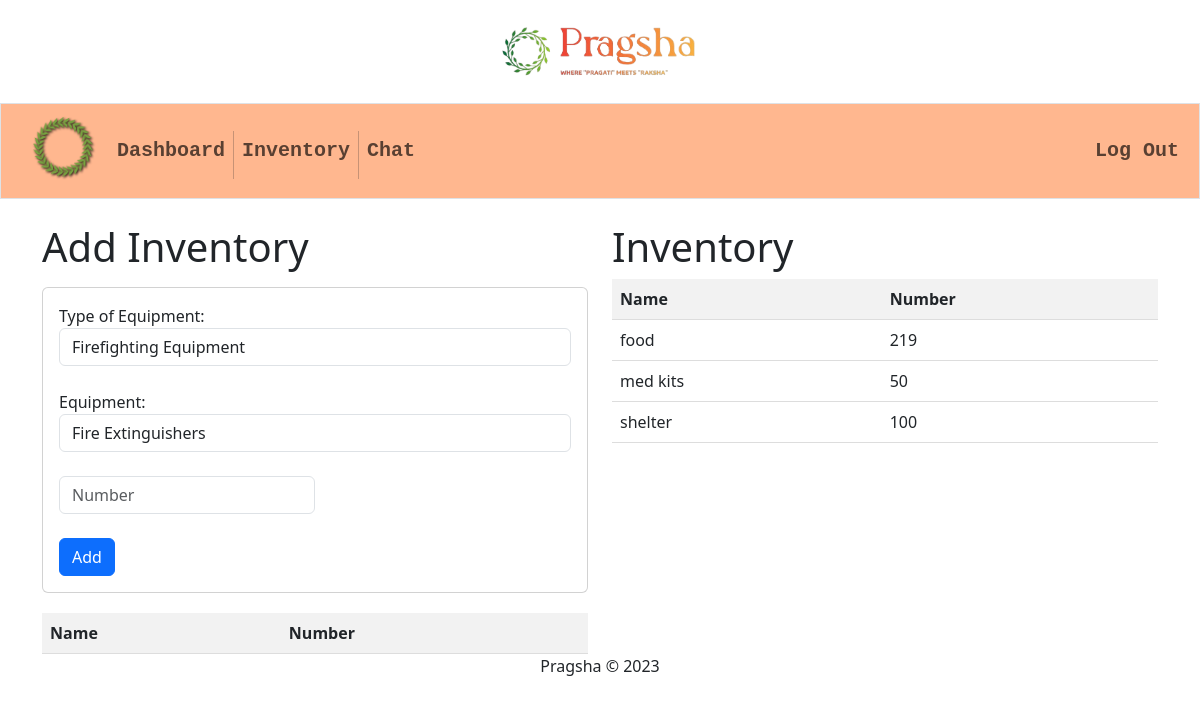
Before: /agency/inventory/ (signed in) with the older database file.
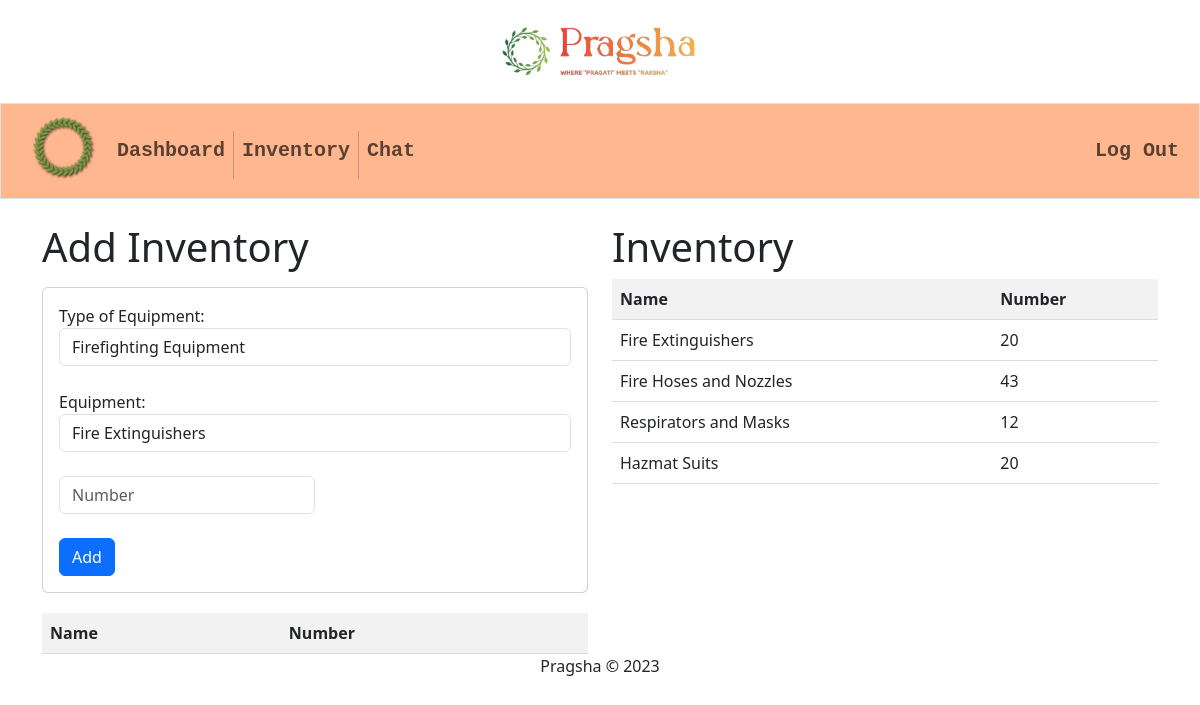
After: the same page with the newer database file.
### agency/models.py (models this page shows)
class Inventory(models.Model):
    inventory_id = models.AutoField(primary_key=True)
    agency_id = models.ForeignKey(Agency, on_delete=models.CASCADE)
    name = models.CharField(max_length=100)
    number = models.IntegerField()

### agency/views.py (the view)
# urls.py: path("inventory/", views.add_inventory, name="inventory"),
@csrf_exempt
def add_inventory(request):
    if request.method == "POST":
        name = request.POST["name"]
        number = request.POST["number"]
        agency_id = Agency.objects.get(
            agency_id=request.session["agency_id"]
        )
        if Inventory.objects.filter(
            name=name,
            agency_id=agency_id
            ).exists():
            Inventory.objects.filter(
                name=name,
                agency_id=agency_id,
            ).update(
                number=Inventory.objects.filter(
                    name=name,
                    agency_id=agency_id,
                )
                .values("number")
                .first()["number"]
                + int(number)
            )
            data = {
                "id": Inventory.objects.filter(
                    name=name,
                    agency_id=agency_id,
                )
                .values("inventory_id")
                .first()["inventory_id"],
                "name": name,
                "number": Inventory.objects.filter(
                    name=name,
                    agency_id=agency_id,
                )
                .values("number")
                .first()["number"],
            }
        else:
            inventory = Inventory(
                agency_id=agency_id,
                name=name,
                number=number,
            )
            inventory.save()
            data = {
                "id": inventory.inventory_id,
                "name": inventory.name,
                "number": inventory.number,
            }
        return JsonResponse({"status": "success", "data": data})
    else:
        inv = Inventory.objects.filter(agency_id=request.session["agency_id"]).values()
        return render(
            request, "agency/inventory.html", {"form": InventoryForm(), "inv": inv, "inventory": INVENTORY}
        )

### agency/views.py
class InventoryForm(forms.ModelForm):
    agency_id = forms.CharField(widget=forms.HiddenInput, required=False)
    name = forms.CharField(max_length=100, label="Name")
    number = forms.IntegerField(label="Number")
    class Meta:
        model = Inventory
        fields = ["name", "number"]

### agency/templates/agency/inventory.html (shortened to what this page needs)
{% extends 'agencydash/layout.html' %}
{% block main %}
<div class="row">
  <div class="col">
    <h1>Add Inventory</h1>
    <form id="inventory-form" class="form-inline">
      <div class="card mt-3">
        <div class="card-body">
            <div class="form-group">
                <label for="type">Type of Equipment:</label>
                <select id="type" class="form-control mr-2">
                    {% for type in inventory %}
                    <option value="{{ type }}">{{ type }}</option>
                    {% endfor %}
                </select>
            </div>
            <br>
            <div class="form-group">
              <label for="name">Equipment:</label>
              <select id="name" name="name" class="form-control mr-2">
              </select>
          </div>
            <br>
            <div class="form-group">
              <input type="number" name="number" id="number" class="form-control mr-2" placeholder="Number"
                style="width:50% !important;" required>
            </div>
            <br>
            <button type="submit" class="btn btn-primary">Add</button>
        </div>
    </div>
    </form>
    <table id="inventory-table">
      <thead>
        <tr>
          <th>Name</th>
          <th>Number</th>
        </tr>
      </thead>
    </table>
  </div>
  <div class="col">
    <h1>Inventory</h1>
    <table id="inventory-table">
      <thead>
        <tr>
          <th>Name</th>
          <th>Number</th>
        </tr>
      </thead>
      <tbody>
        {% for item in inv %}
        <tr>
          <td>{{ item.name }}</td>
          <td>{{ item.number }}</td>
        </tr>
        {% endfor %}
      </tbody>
    </table>
  </div>
</div>
{% endblock %}

Changed rows visible on the page:
removed Inventory: name "food", number "219"
removed Inventory: name "med kits", number "50"
removed Inventory: name "shelter", number "100"
added Inventory: name "Fire Extinguishers", number "20"
added Inventory: name "Fire Hoses and Nozzles", number "43"
added Inventory: name "Respirators and Masks", number "12"
added Inventory: name "Hazmat Suits", number "20"
